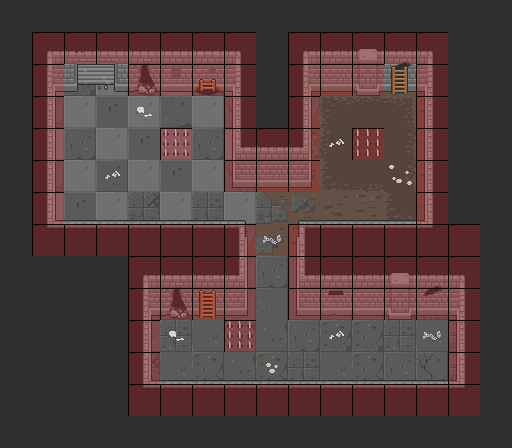

This game map was drawn from its Tiled (.tmx) file and the tilesets committed beside it. A one-line description and the trimmed map source follow:
An orthogonal 16x14 tile map with 32x32 px tiles, 8 tile layers (Floor, die, door, brokenfloor, ...), 2 tilesets and 6 objects (Battery_2, Battery_1, minion_3, minion_2, minion_1, ...).

<map version="1.5" tiledversion="1.7.0" orientation="orthogonal" renderorder="right-down" width="16" height="14" tilewidth="32" tileheight="32" infinite="0" nextlayerid="14" nextobjectid="13">
 <tileset firstgid="1" source="GamemapObject.tsx" />
 <tileset firstgid="321" source="meta_tiles.tsx" />
 <layer id="2" name="Floor" width="16" height="14">
  <data>[224 cells, 175 non-empty, 26 distinct tile ids]</data>
 </layer>
 <layer id="4" name="die" width="16" height="14">
  <data>[224 cells, 6 non-empty, 2 distinct tile ids]</data>
 </layer>
 <layer id="5" name="door" width="16" height="14">
  <data>[224 cells, 2 non-empty, 2 distinct tile ids]</data>
 </layer>
 <layer id="3" name="brokenfloor" width="16" height="14">
  <data>[224 cells, 9 non-empty, 6 distinct tile ids]</data>
 </layer>
 <layer id="1" name="Wal" width="16" height="14">
  <data>[224 cells, 115 non-empty, 43 distinct tile ids]</data>
 </layer>
 <layer id="6" name="item" width="16" height="14">
  <data>[224 cells, 12 non-empty, 7 distinct tile ids]</data>
 </layer>
 <objectgroup id="13" name="Battery">
  <object id="11" name="Battery_2" x="272.667" y="272" />
  <object id="12" name="Battery_1" x="337.333" y="113.333" />
 </objectgroup>
 <objectgroup id="9" name="minions">
  <object id="7" name="minion_3" x="111" y="143" />
  <object id="9" name="minion_2" x="174.667" y="334.667" />
  <object id="10" name="minion_1" x="400" y="206.667" />
 </objectgroup>
 <objectgroup id="7" name="Player">
  <object id="4" name="SpawnPoint" x="432.667" y="367.333" />
 </objectgroup>
 <layer id="8" name="meta" width="16" height="14">
  <data>[224 cells, 85 non-empty, 1 distinct tile ids]</data>
 </layer>
 <layer id="11" name="Trap" width="16" height="14">
  <data>[224 cells, 3 non-empty, 1 distinct tile ids]</data>
 </layer>
</map>
